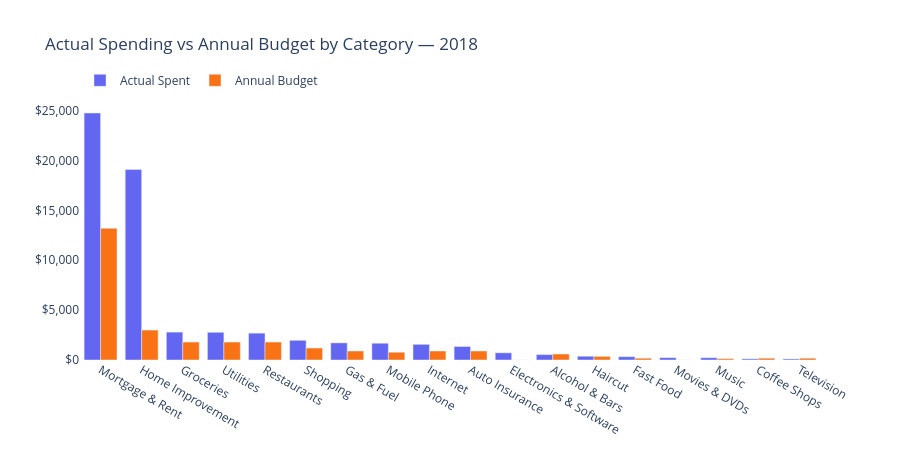

The notebook cell saved with this chart:
### Code cell
# ============================================
# CHART 3 — Actual vs Budget (Fixed)
# ============================================

actual = spending_df.groupby('Category')['Amount'].sum().reset_index()
actual.columns = ['Category', 'Actual']

comparison = actual.merge(budget_df, on='Category', how='left')
comparison = comparison.dropna(subset=['Budget'])

# Fix: multiply monthly budget × 12 to get annual budget
comparison['Annual_Budget'] = comparison['Budget'] * 12
comparison = comparison.sort_values('Actual', ascending=False)

fig = go.Figure()

fig.add_trace(go.Bar(
    name='Actual Spent',
    x=comparison['Category'],
    y=comparison['Actual'],
    marker_color='#6366f1'
))

fig.add_trace(go.Bar(
    name='Annual Budget',
    x=comparison['Category'],
    y=comparison['Annual_Budget'],
    marker_color='#f97316'  # orange — clearly visible
))

fig.update_layout(
    title='Actual Spending vs Annual Budget by Category — 2018',
    barmode='group',
    plot_bgcolor='white',
    paper_bgcolor='white',
    yaxis_tickprefix='$',
    yaxis_tickformat=',.0f',
    height=450,
    legend=dict(orientation='h', yanchor='bottom', y=1.02)
)

fig.show()

### Figure 1 — Plotly figure (JSON) as saved in the notebook; plotly's stock layout.template omitted (floating-point values rounded to 4 significant figures)
{"data": [{"marker": {"color": "#6366f1"}, "name": "Actual Spent", "type": "bar", "x": ["Mortgage & Rent", "Home Improvement", "Groceries", "Utilities", "Restaurants", "Shopping", "Gas & Fuel", "Mobile Phone", "Internet", "Auto Insurance", "Electronics & Software", "Alcohol & Bars", "Haircut", "Fast Food", "Movies & DVDs", "Music", "Coffee Shops", "Television"], "y": [24750.0, 19090.0, 2795.0, 2776.0, 2691.0, 1973.0, 1715.0, 1680.0, 1571.0, 1350.0, 719.0, 539.1, 378.0, 330.6, 231.8, 224.5, 115.5, 104.8]}, {"marker": {"color": "#f97316"}, "name": "Annual Budget", "type": "bar", "x": ["Mortgage & Rent", "Home Improvement", "Groceries", "Utilities", "Restaurants", "Shopping", "Gas & Fuel", "Mobile Phone", "Internet", "Auto Insurance", "Electronics & Software", "Alcohol & Bars", "Haircut", "Fast Food", "Movies & DVDs", "Music", "Coffee Shops", "Television"], "y": [13200, 3000, 1800, 1800, 1800, 1200, 900, 780, 900, 900, 0, 600, 360, 180, 0, 132, 180, 180]}], "layout": {"barmode": "group", "height": 450, "legend": {"orientation": "h", "y": 1.02, "yanchor": "bottom"}, "paper_bgcolor": "white", "plot_bgcolor": "white", "title": {"text": "Actual Spending vs Annual Budget by Category — 2018"}, "yaxis": {"tickformat": ",.0f", "tickprefix": "$"}}}
